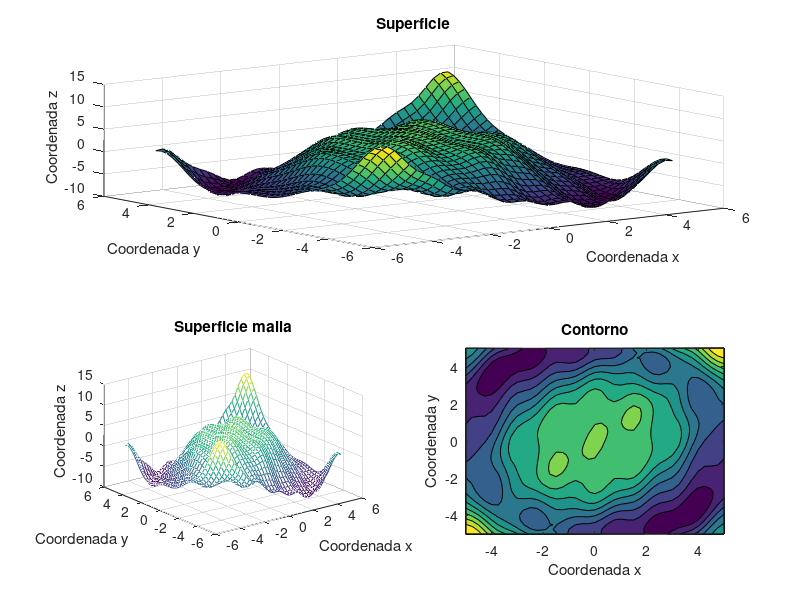

This figure's MATLAB source:
clear all;
%Ejercicio 5
x = -5:0.25:5;
y = x;
[X,Y] = meshgrid(x);
Z=Y.*sin(pi.*X/10)+5.*cos((X.*X+Y.*Y)/8)+cos(X+Y).*cos(3.*X-Y);

%Arriba centrada (grafica superficie)
subplot(2,2,[1 2]);
surf(X,Y,Z);
title("Superficie");
xlabel("Coordenada x");
ylabel("Coordenada y");
zlabel("Coordenada z");

%Abajo izquierda (grafica en malla)
subplot(2,2,3);
mesh(X,Y,Z);
title("Superficie malla");
xlabel("Coordenada x");
ylabel("Coordenada y");
zlabel("Coordenada z");

%Abajo derecha (grafica contorno)
subplot(2,2,4);
contourf(X,Y,Z);
title("Contorno");
xlabel("Coordenada x");
ylabel("Coordenada y");
zlabel("Coordenada z");

